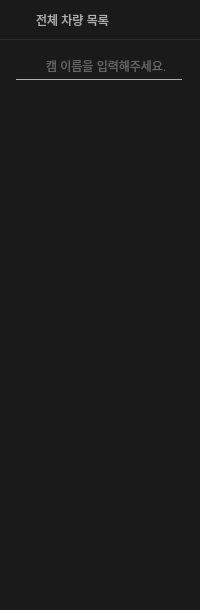
<?xml version="1.0" encoding="UTF-8"?>
<ui version="4.0">
 <class>LeftFrame</class>
 <widget class="QFrame" name="LeftFrame">
  <property name="geometry">
   <rect>
    <x>0</x>
    <y>0</y>
    <width>200</width>
    <height>610</height>
   </rect>
  </property>
  <property name="windowTitle">
   <string>Frame</string>
  </property>
  <property name="styleSheet">
   <string notr="true">background-color: rgba(26, 26, 26, 1);
border: transparent;
</string>
  </property>
  <widget class="QWidget" name="widget" native="true">
   <property name="geometry">
    <rect>
     <x>0</x>
     <y>0</y>
     <width>200</width>
     <height>40</height>
    </rect>
   </property>
   <property name="styleSheet">
    <string notr="true">border-bottom: 1px solid;
border-color: rgba(44, 44, 44, 1);
</string>
   </property>
   <widget class="QLabel" name="label_3">
    <property name="geometry">
     <rect>
      <x>16</x>
      <y>12</y>
      <width>16</width>
      <height>16</height>
     </rect>
    </property>
    <property name="styleSheet">
     <string notr="true">image: url(:/images/image/folder.png);
background-color: transparent;
border: transparent;</string>
    </property>
    <property name="text">
     <string/>
    </property>
   </widget>
   <widget class="QLabel" name="label">
    <property name="geometry">
     <rect>
      <x>36</x>
      <y>13</y>
      <width>81</width>
      <height>14</height>
     </rect>
    </property>
    <property name="styleSheet">
     <string notr="true">color: rgba(176, 176, 176, 1);
font: 10pt &quot;hanwhaGothic&quot;;
border: transparent;
</string>
    </property>
    <property name="text">
     <string>전체 차량 목록</string>
    </property>
    <property name="alignment">
     <set>Qt::AlignmentFlag::AlignLeading|Qt::AlignmentFlag::AlignLeft|Qt::AlignmentFlag::AlignVCenter</set>
    </property>
   </widget>
  </widget>
  <widget class="QWidget" name="widget_2" native="true">
   <property name="geometry">
    <rect>
     <x>16</x>
     <y>49</y>
     <width>166</width>
     <height>31</height>
    </rect>
   </property>
   <property name="styleSheet">
    <string notr="true">border: transparent;
border-bottom: 1px solid;
border-bottom-color: rgba(176, 176, 176, 1);</string>
   </property>
   <widget class="QLabel" name="label_2">
    <property name="geometry">
     <rect>
      <x>0</x>
      <y>2</y>
      <width>24</width>
      <height>24</height>
     </rect>
    </property>
    <property name="styleSheet">
     <string notr="true">image: url(:/images/image/search.png);
background-color: transparent;
border: transparent;</string>
    </property>
    <property name="text">
     <string/>
    </property>
   </widget>
   <widget class="QLineEdit" name="camfind">
    <property name="geometry">
     <rect>
      <x>28</x>
      <y>9</y>
      <width>137</width>
      <height>14</height>
     </rect>
    </property>
    <property name="styleSheet">
     <string notr="true">color: rgba(176, 176, 176, 1);
font: 300 10pt &quot;hanwhaGothic&quot;;

border: transparent;

</string>
    </property>
    <property name="text">
     <string/>
    </property>
    <property name="placeholderText">
     <string>캠 이름을 입력해주세요.</string>
    </property>
   </widget>
  </widget>
  <widget class="QTreeWidget" name="vehicleTree">
   <property name="geometry">
    <rect>
     <x>0</x>
     <y>100</y>
     <width>200</width>
     <height>510</height>
    </rect>
   </property>
   <property name="maximumSize">
    <size>
     <width>200</width>
     <height>510</height>
    </size>
   </property>
   <property name="headerHidden">
    <bool>true</bool>
   </property>
   <column>
    <property name="text">
     <string notr="true">1</string>
    </property>
   </column>
  </widget>
 </widget>
 <resources/>
 <connections/>
</ui>
